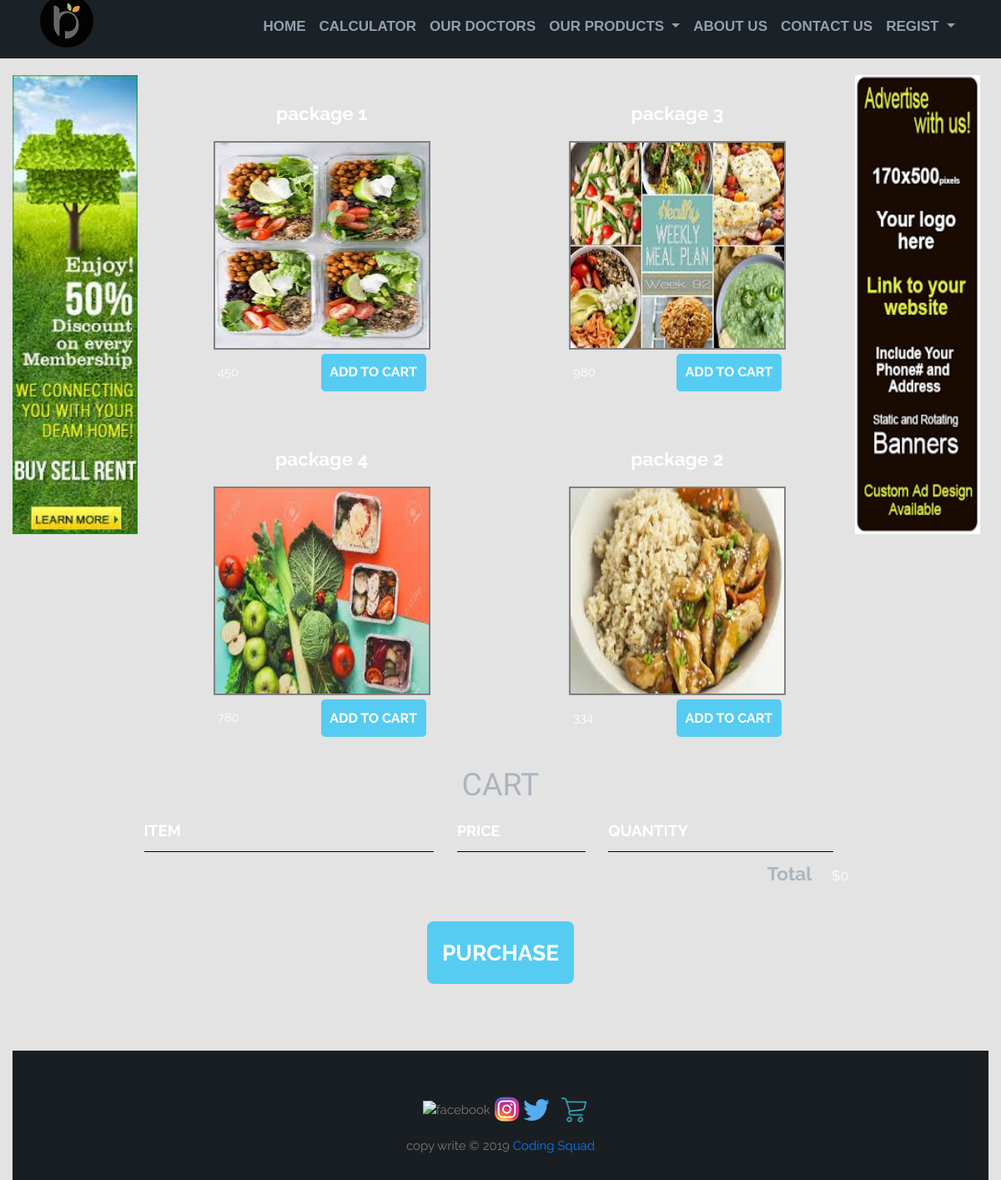
Page /user/packages/index.php on the committed database.
### tables this page shows
CREATE TABLE `articles` (
  `id` int(11) NOT NULL,
  `name` text NOT NULL,
  `type` text NOT NULL,
  `description` varchar(225) NOT NULL,
  `url` varchar(225) NOT NULL,
  `image` varchar(225) NOT NULL,
  `assign` int(11) NOT NULL,
  `created` datetime NOT NULL,
  `modified` datetime NOT NULL,
  `unID` varchar(225) NOT NULL
);

CREATE TABLE `packages` (
  `id` int(11) NOT NULL,
  `name` text NOT NULL,
  `type` text NOT NULL,
  `price` double NOT NULL,
  `meal_name` text NOT NULL,
  `meal_description` varchar(225) NOT NULL,
  `fats` int(11) NOT NULL,
  `calories` int(11) NOT NULL,
  `protein` int(11) NOT NULL,
  `carbs` int(11) NOT NULL,
  `phase` int(11) NOT NULL,
  `image` varchar(225) NOT NULL
);

### user/packages/index.php (the view, shortened to what this page needs)
<?php
require_once '../config/PHPheader.php';
$query = "SELECT * FROM packages where type = 'package'";
$gett = mysqli_query($connect,$query);
?>
<?php require_once '../config/header.php'; ?>
      <section class="container content-section">
        <div class="shop-items">
            <?php while($package = mysqli_fetch_assoc($gett)){ ?>
            <div class="shop-item">
                <span class="shop-item-title"><?php echo $package['name'];?></span>
                <a class="button" href="#<?php echo $package['name']; ?>">
                  <img class="shop-item-image" src="../../admin/master/products/packages/images/<?php echo $package['image'];?>" style="width:260px; border: 2px solid gray;"></a>
                <div class="shop-item-details">
                    <span class="shop-item-price"><?php echo $package['price'];?></span>
                    <button class="btn btn-primary shop-item-button" type="button">ADD TO CART</button>
                </div>
            </div>
            <?php } ?>
        </div>
    </section>
    <section class="container content-section">
      <h2 class="section-header">CART</h2>
      <div class="cart-row">
          <span class="cart-item cart-header cart-column">ITEM</span>
          <span class="cart-price cart-header cart-column">PRICE</span>
          <span class="cart-quantity cart-header cart-column">QUANTITY</span>
      </div>
      <div class="cart-total">
          <strong class="cart-total-title">Total</strong>
          <span class="cart-total-price">$0</span>
      </div>
      <button class="btn btn-primary btn-purchase" type="button">PURCHASE</button>
  </section>
<?php require_once '../config/footer.php';?>

### user/config/header.php (shortened to what this page needs)
<?php
$ad_sql = "SELECT * FROM articles WHERE type = 'ads'";
$ad = mysqli_query($connect,$ad_sql);
?>
<html>
<head>
        <link rel="stylesheet" type="text/css" href="../config/New folder/css/bootstrap.css">
        <link rel="stylesheet" type="text/css" href="../config/New folder/css/bootstrapmodefied.css">
        <link rel="stylesheet" type="text/css" href="../config/New folder/css/all.min.css">
        <link rel="stylesheet" type="text/css" href="../config/New folder/css/fontawesome.min.css">
        <link rel="stylesheet" type="text/css" href="../config/New folder/css/mainpage.css">
        <link rel="stylesheet" type="text/css" href="../config/New folder/css/contact.css">
        <link rel="stylesheet" type="text/css" href="../config/New folder/css/register.css">
        <link rel="stylesheet" type="text/css" href="../config/New folder/css/cart.css">
        <link rel="stylesheet" type="text/css" href="../config/New folder/css/popup.css">
		<link rel="stylesheet" type="text/css" href="../config/New folder/css/meals.css">
		<link rel="stylesheet" type="text/css" href="../config/New folder/css/effort.css">
		<link rel="stylesheet" type="text/css" href="../config/New folder/css/effort3.css">
		<link rel="stylesheet" type="text/css" href="../config/New folder/css/weight.css">
</head>
<body>
	<nav class="navbar navbar-expand-lg navbar-light bg-light">
		<div class="container" style="max-width: 1150px;">
			<a class="navbar-brand" href="#"><img src="../config/New folder/images/WhatsApp Image 2019-09-23 at 1.28.30 PM.jpg" alt="protien" class="img-fluid"></a>
			<div class="collapse navbar-collapse" id="navbarSupportedContent">
				<ul class="navbar-nav ml-auto">
					<li class="nav-item ">
						<a class="nav-link" href="../index.php">Home <span class="sr-only">(current)</span></a>
					</li>
					<li class="nav-item">
						<a class="nav-link" href="../calculator/index.php">Calculator</a>
					</li>
					<li class="nav-item">
						<a class="nav-link" href="../ourDoctor/index.php">Our Doctors</a>
					</li>
					<li class="nav-item dropdown">
						<a class="nav-link dropdown-toggle" href="#" id="navbarDropdown" role="button" data-toggle="dropdown" aria-haspopup="true" aria-expanded="false">
							Our Products
						</a>
					</li>
					<li class="nav-item">
						<a class="nav-link" href="../ourdata/about_us.php">About Us</a>
					</li>
					<li class="nav-item">
						<a class="nav-link" href="../ourdata/contact_us.php">contact Us</a>
					</li>
					<?php if (!empty($data)) { ?>
						<li class="nav-item dropdown">
							<a class="nav-link dropdown-toggle" href="#" id="navbarDropdown" role="button" data-toggle="dropdown" aria-haspopup="true" aria-expanded="false">
								<img src="../user.png" class="img-responsive" style="width:40px;height: 40px;margin-left: 100px;">
							</a>
							<div class="dropdown-menu" aria-labelledby="navbarDropdown">
								<a class="dropdown-item" href="../auth/profile.php?id=<?php echo $_SESSION['unID']; ?>">My Profile</a>
								<a class="dropdown-item" href="../auth/addEdit.php?id=<?php echo $_SESSION['unID']; ?>">Settings</a>
								<div class="dropdown-divider"></div>
								<a class="dropdown-item" href="../auth/logout.php?id=<?php echo $_SESSION['unID']; ?>">Log out</a>
							</div>
						</li>
						<?php if (!empty($data['doctor'])) {?>
							<li style="font-size: 30px;position: relative;right: -5px;top:13px" >
								<a href="../chat/chatroom.php?id=<?php $_SESSION['unID']; ?>"><i class="far fa-comments" style="color: white;"></i></a>
								<span style="width:10px;height:10px;border-radius:50%;/"></span>
							</li>
						<?php } ?>
					<?php }else{ ?>
						<li class="nav-item dropdown">
							<a class="nav-link dropdown-toggle" href="#" id="navbarDropdown" role="button" data-toggle="dropdown" aria-haspopup="true" aria-expanded="false">
								Regist
							</a>
						</li>
					<?php } ?>
				</ul>
			</div>
		</div>
	</nav>
	<div class="container-fluid">
		<?php while ($last = mysqli_fetch_assoc($ad)){
			if (!empty($last['image']) && $last['assign'] == 1) { ?>
				<div class="ads" style="margin:20px 10px 0 0">
					<a href="<?php echo $last['url']; ?>">
						<img src="../../admin/master/ads/images/<?php echo $last['image']; ?>" style="width:150px;height:550px;float:right; display: inline; ">
					</a>
				</div>
			<?php }elseif ($last['assign'] == 2) { ?>
				<div class="ads" style="margin:20px 10px 0 0">
					<a href="<?php echo $last['url']; ?>"><img src="../../admin/master/ads/images/<?php echo $last['image']; ?>" style="width:150px;height:550px;float:left;display: inline;"></a>
				</div>
			<?php } } ?>

### user/config/footer.php (shortened to what this page needs)
<div class="footer">
	<div class="container">
		<ul>
			<li><a href="<?php echo $about_us['facebook']; ?>">
				<img src="../config/New folder/images/iconimg37077.png" title="facebook">
			</a></li>
			<li><a href="<?php echo $about_us['instagram']; ?>">
				<img src="../config/New folder/images/instagram (1).png" title="instgram">
			</a></li>
			<li><a href="<?php echo $about_us['twitter']; ?>">
				<img src="../config/New folder/images/578614-64.png" title="twitter">
			</a></li>
			<a href="#">
				<li>
					<img src="../config/New folder/images/shopping-cart.png" title="cart" style="height:30px;width:30px;margin-left: 10px;">
				</li>
			</a>
		</ul>
		copy write &copy; 2019 <a href=""> Coding Squad </a>
	</div>
</div>
</body>
</html>

### user/config/New folder/css/mainpage.css (style rules this page uses)
html { height: 100%; }
body { display: flex; flex-direction: column; min-height: 100%; background-color: #222B33; }
.bg-light { background-color: #1A2127 !important }
.navbar-light .navbar-nav .nav-link { text-transform: uppercase;font-weight: bold }
.img-fluid { border-radius: 50% }
.btn { background-color: #28a745; }
.navbar-light .navbar-nav .nav-link { color: #93a0ad;font-family: sans-serif ;font-size: 17px;position: relative;top:7 }
.footer { text-align: center; color: gray; background-color: #191e22; padding: 30px 0; margin-top:auto; }
.footer ul { list-style: none; margin-top: 25px; margin-right: 30px; }
.footer li { display: inline-block; }

### user/config/New folder/css/register.css (style rules this page uses)
*, *:before, *:after { box-sizing: border-box; }
body { font-family: 'Open Sans', 'Helvetica Neue', Helvetica, Arial, sans-serif; font-size: 15px; color: #b9b9b9; background-color: #e3e3e3; }

### user/config/New folder/css/cart.css (style rules this page uses)
* { box-sizing: border-box; font-family: Raleway; color: #777; }
html, body { margin: 0; padding: 0; min-height: 100%; }
.content-section { margin: 1em; }
.container { max-width: 900px; margin: 0 auto; padding: 0 1.5em; }
.section-header { font-family: "Metal Mania"; font-weight: normal; color: #333; text-align: center; font-size: 2.5em; }
.btn { text-align: center; vertical-align: middle; padding: .67em .67em; cursor: pointer; }
.btn-primary { color: white; background-color: #56CCF2; border: none; border-radius: .3em; font-weight: bold; }
.shop-item { margin: 30px; }
.shop-item-title { display: block; width: 100%; text-align: center; font-weight: bold; font-size: 1.5em; color: #333; margin-bottom: 15px; }
.shop-item-image { height: 250px; }
.shop-item-details { display: flex; align-items: center; padding: 5px; }
.shop-item-price { flex-grow: 1; color: #333; }
.shop-items { display: flex; flex-wrap: wrap; justify-content: space-around; }
.cart-header { font-weight: bold; font-size: 1.25em; color: #333; }
.cart-column { display: flex; align-items: center; border-bottom: 1px solid black; margin-right: 1.5em; padding-bottom: 10px; margin-top: 10px; }
.cart-row { display: flex; }
.cart-item { width: 45%; }
.cart-price { width: 20%; font-size: 1.2em; color: #333; }
.cart-quantity { width: 35%; }
.cart-total { text-align: end; margin-top: 10px; margin-right: 10px; }
.cart-total-title { font-weight: bold; font-size: 1.5em; color: black; margin-right: 20px; }
.cart-total-price { color: #333; font-size: 1.1em; }
.btn-purchase { display: block; margin: 40px auto 80px auto; font-size: 1.75em; }
.shop-item-title { color: white; }
.section-header { color: #adb5bd; }
.cart-header { color: #adb5bd; }
.cart-price { color: #adb5bd; }
.cart-total-price { color: #adb5bd; }
.shop-item-price { color: #adb5bd; }
.cart-total-title { color:#adb5bd }

### user/config/New folder/css/popup.css (style rules this page uses)
body { text-decoration: none; }
.button { text-decoration: none; cursor: pointer; transition: all 0.3s ease-out; }

### user/config/New folder/css/meals.css (style rules this page uses)
.container span { color: white; }

### user/config/New folder/css/effort.css (style rules this page uses)
.container span { color: white; }

### user/config/New folder/css/effort3.css (style rules this page uses)
html { height: 100%; }
body { display: flex; flex-direction: column; min-height: 100%; }
.navbar { margin-top:-20px; }

### user/config/New folder/css/weight.css (style rules this page uses)
html { height: 100%; }
body { display: flex; flex-direction: column; min-height: 100%; }
.footer { margin-top:auto; }

### rows in the picture
articles: image (picture)
articles: image (picture)
packages: name "package 1", image (picture), price "450"
packages: name "package 3", image (picture), price "980"
packages: name "package 4", image (picture), price "780"
packages: name "package 2", image (picture), price "334"
